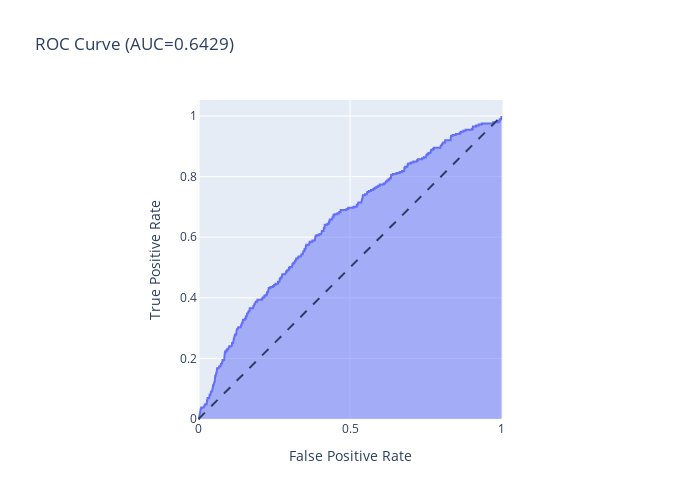

Source (notebook cell):
### Code cell
from sklearn.metrics import roc_curve, auc

fpr, tpr, thresholds = roc_curve(y_test, lr_predict[:,1])

#Plot ROC AUC Curve 
fig = px.area(
    x=fpr, y=tpr,
    title=f'ROC Curve (AUC={auc(fpr, tpr):.4f})',
    labels=dict(x='False Positive Rate', y='True Positive Rate'),
    width=700, height=500
)
fig.add_shape(
    type='line', line=dict(dash='dash'),
    x0=0, x1=1, y0=0, y1=1
)

fig.update_yaxes(scaleanchor="x", scaleratio=1)
fig.update_xaxes(constrain='domain')
fig.show()

### Figure 1 — Plotly figure (JSON) as saved in the notebook; plotly's stock layout.template omitted (floating-point values rounded to 4 significant figures; data arrays with more than 128 entries replaced by an {"elided": "..."} marker saying what was removed)
{"data": [{"hovertemplate": "False Positive Rate=%{x}<br>True Positive Rate=%{y}<extra></extra>", "legendgroup": "", "line": {"color": "#636efa"}, "mode": "lines", "name": "", "orientation": "v", "showlegend": false, "stackgroup": "1", "type": "scatter", "x": {"elided": "488 float values"}, "xaxis": "x", "y": {"elided": "488 float values"}, "yaxis": "y"}], "layout": {"height": 500, "legend": {"tracegroupgap": 0}, "shapes": [{"line": {"dash": "dash"}, "type": "line", "x0": 0, "x1": 1, "y0": 0, "y1": 1}], "title": {"text": "ROC Curve (AUC=0.6429)"}, "width": 700, "xaxis": {"anchor": "y", "constrain": "domain", "domain": [0, 1], "title": {"text": "False Positive Rate"}}, "yaxis": {"anchor": "x", "domain": [0, 1], "scaleanchor": "x", "scaleratio": 1, "title": {"text": "True Positive Rate"}}}}
